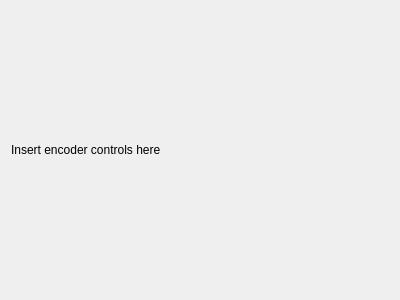
<?xml version="1.0" encoding="UTF-8"?>
<ui version="4.0">
 <class>MPEG1Manager</class>
 <widget class="QWidget" name="MPEG1Manager">
  <property name="geometry">
   <rect>
    <x>0</x>
    <y>0</y>
    <width>400</width>
    <height>300</height>
   </rect>
  </property>
  <property name="windowTitle">
   <string>Form</string>
  </property>
  <layout class="QHBoxLayout" name="horizontalLayout_2">
   <item>
    <layout class="QHBoxLayout" name="horizontalLayout">
     <item>
      <widget class="QLabel" name="label">
       <property name="text">
        <string>Insert encoder controls here</string>
       </property>
      </widget>
     </item>
    </layout>
   </item>
  </layout>
 </widget>
 <resources/>
 <connections/>
</ui>
